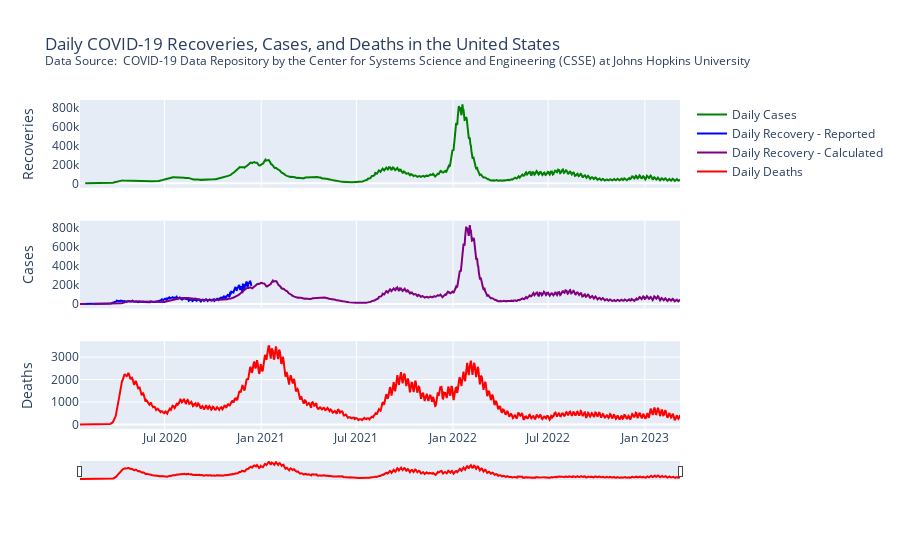

Here is the notebook cell this chart was saved with:
### Code cell
import pandas as pd
import ssl #you can comment this line
import plotly.subplots
import plotly.graph_objects
import numpy as np

#ssl._create_default_https_context = ssl._create_unverified_context  #you can comment this line

dat = pd.read_csv('https://raw.githubusercontent.com/CSSEGISandData/COVID-19/master/csse_covid_19_data/csse_covid_19_time_series/time_series_covid19_recovered_global.csv')

dat = pd.read_csv('https://raw.githubusercontent.com/CSSEGISandData/COVID-19/master/csse_covid_19_data/csse_covid_19_time_series/time_series_covid19_deaths_global.csv')
US_data = dat[dat['Country/Region'] == 'US'].drop(["Province/State", "Country/Region", "Lat", "Long"], axis=1)
US_data.reset_index(inplace=True)
US_data = pd.melt(US_data, id_vars='index', var_name='Date', value_name='CumulativeDeaths')
US_data['DailyDeaths'] = US_data['CumulativeDeaths'].diff()
US_data['Date'] = pd.to_datetime(US_data['Date'], format='%m/%d/%y')
US_data['Smoothed_deaths'] = US_data['DailyDeaths'].rolling(window=10).mean().astype(float) 
US_data['Smoothed_deaths'] = US_data['Smoothed_deaths'].fillna(0) 
US_deaths = US_data.copy()

dat = pd.read_csv('https://raw.githubusercontent.com/CSSEGISandData/COVID-19/master/csse_covid_19_data/csse_covid_19_time_series/time_series_covid19_confirmed_global.csv')
US_data = dat[dat['Country/Region'] == 'US'].drop(["Province/State", "Country/Region", "Lat", "Long"], axis=1)
US_data.reset_index(inplace=True)
US_data = pd.melt(US_data, id_vars='index', var_name='Date', value_name='CumulativeCases')
US_data['DailyCases'] = US_data['CumulativeCases'].diff()
US_data['Date'] = pd.to_datetime(US_data['Date'], format='%m/%d/%y')
US_data['Smoothed_cases'] = US_data['DailyCases'].rolling(window=10).mean().astype(float) 
US_data['Smoothed_cases'] = US_data['Smoothed_cases'].fillna(0) 

US_data = dat[dat['Country/Region'] == 'US'].drop(["Province/State", "Country/Region", "Lat", "Long"], axis=1)
US_data.reset_index(inplace=True)
US_data = pd.melt(US_data, id_vars='index', var_name='Date', value_name='CumulativeRecovery')
US_data['DailyRecovery'] = US_data['CumulativeRecovery'].diff()
US_data['Date'] = pd.to_datetime(US_data['Date'], format='%m/%d/%y')
#US_data['Smoothed_recoveries'] = US_data['DailyRecovery'].rolling(window=10).mean
US_recovery = US_data[US_data['Date'] < '2020-12-14'].copy()
US_data = US_deaths.merge(US_recovery, on='Date', how='outer').merge(US_cases, on='Date', how='outer')


#Calculated recoveries = cases on day 14 minus deaths on day 1

# Create a new column 'Calc_recoveries' and set all values to 0
US_data['Calc_recoveries'] = 0

# Calculate 'Calc_recoveries' for rows 14 onwards
US_data.loc[14:, 'Calc_recoveries'] = -US_data.loc[14:, 'Smoothed_deaths'].values + US_data.loc[:len(US_data)-15, 'Smoothed_cases'].values
#still getting a future warning for this, likely need to be cautious with resulting data shape/format

#print(US_data)

fig = plotly.subplots.make_subplots(rows=3, cols=1, shared_xaxes=True, vertical_spacing=0.1)


fig.add_trace(
    plotly.graph_objects.Scatter(
        x=US_data['Date'], 
        y=US_data['Smoothed_cases'], 
        mode='lines', 
        name='Daily Cases',
        line=dict(color='green')
    ), row=1, col=1
)

fig.add_trace(
    plotly.graph_objects.Scatter(
        x=US_data['Date'], 
        y=US_data['DailyRecovery'],
        #y=US_data['Smoothed_recoveries'], 
        mode='lines', 
        name='Daily Recovery - Reported',
        line=dict(color='blue')
    ), row=2, col=1
)
fig.add_trace(
    plotly.graph_objects.Scatter(
        x=US_data['Date'], 
        y=US_data['Calc_recoveries'],
        #y=US_data['Smoothed_recoveries'], 
        mode='lines', 
        name='Daily Recovery - Calculated',
        line=dict(color='purple')
    ), row=2, col=1
)

fig.add_trace(
    plotly.graph_objects.Scatter(
        x=US_data['Date'], 
        y=US_data['Smoothed_deaths'], 
        mode='lines', 
        name='Daily Deaths',
        line=dict(color='red')
        
    ), row=3, col=1
)



fig.update_layout(
    title='Daily COVID-19 Recoveries, Cases, and Deaths in the United States <br><sup>Data Source: <a href="https://github.com/CSSEGISandData/COVID-19"> COVID-19 Data Repository by the Center for Systems Science and Engineering (CSSE) at Johns Hopkins University </a> </sup>',
    height=800,
    xaxis=dict( showticklabels=False),
    yaxis=dict(title='Recoveries', showline=False, showgrid=False),  
    yaxis2=dict(title='Cases', showline=False, showgrid=False),  
    yaxis3=dict(title='Deaths', showline=False, showgrid=False),  
    yaxis3_showgrid=True, 
    xaxis3=dict(rangeslider=dict(visible=True, thickness=0.05), type="date")
)

fig.show()
fig.write_html("KH_update.html")

### Figure 1 — Plotly figure (JSON) as saved in the notebook; plotly's stock layout.template omitted (floating-point values rounded to 4 significant figures; data arrays with more than 128 entries replaced by an {"elided": "..."} marker saying what was removed)
{"data": [{"line": {"color": "green"}, "mode": "lines", "name": "Daily Cases", "type": "scatter", "x": {"elided": "1143 str values"}, "xaxis": "x", "y": {"elided": "1143 float values"}, "yaxis": "y"}, {"line": {"color": "blue"}, "mode": "lines", "name": "Daily Recovery - Reported", "type": "scatter", "x": {"elided": "1143 str values"}, "xaxis": "x2", "y": {"elided": "1143 int values"}, "yaxis": "y2"}, {"line": {"color": "purple"}, "mode": "lines", "name": "Daily Recovery - Calculated", "type": "scatter", "x": {"elided": "1143 str values"}, "xaxis": "x2", "y": {"elided": "1143 float values"}, "yaxis": "y2"}, {"line": {"color": "red"}, "mode": "lines", "name": "Daily Deaths", "type": "scatter", "x": {"elided": "1143 str values"}, "xaxis": "x3", "y": {"elided": "1143 float values"}, "yaxis": "y3"}], "layout": {"autosize": true, "title": {"text": "Daily COVID-19 Recoveries, Cases, and Deaths in the United States <br><sup>Data Source: <a href=\"https://github.com/CSSEGISandData/COVID-19\"> COVID-19 Data Repository by the Center for Systems Science and Engineering (CSSE) at Johns Hopkins University </a> </sup>"}, "xaxis": {"anchor": "y", "autorange": true, "domain": [0, 1], "matches": "x3", "range": ["2020-01-22", "2023-03-09"], "showticklabels": false, "type": "date"}, "xaxis2": {"anchor": "y2", "autorange": true, "domain": [0, 1], "matches": "x3", "range": ["2020-01-22", "2023-03-09"], "showticklabels": false, "type": "date"}, "xaxis3": {"anchor": "y3", "autorange": true, "domain": [0, 1], "range": ["2020-01-22", "2023-03-09"], "rangeslider": {"autorange": true, "range": ["2020-01-22", "2023-03-09"], "thickness": 0.05, "visible": true, "yaxis3": {"_template": null, "rangemode": "match"}}, "type": "date"}, "yaxis": {"anchor": "x", "autorange": true, "domain": [0.7333, 1], "range": [-46360.0, 880800.0], "showgrid": false, "showline": false, "title": {"text": "Recoveries"}, "type": "linear"}, "yaxis2": {"anchor": "x2", "autorange": true, "domain": [0.3667, 0.6333], "range": [-46240.0, 877900.0], "showgrid": false, "showline": false, "title": {"text": "Cases"}, "type": "linear"}, "yaxis3": {"anchor": "x3", "autorange": true, "domain": [0, 0.2667], "range": [-195.0, 3705.0], "showgrid": true, "showline": false, "title": {"text": "Deaths"}, "type": "linear"}}}
